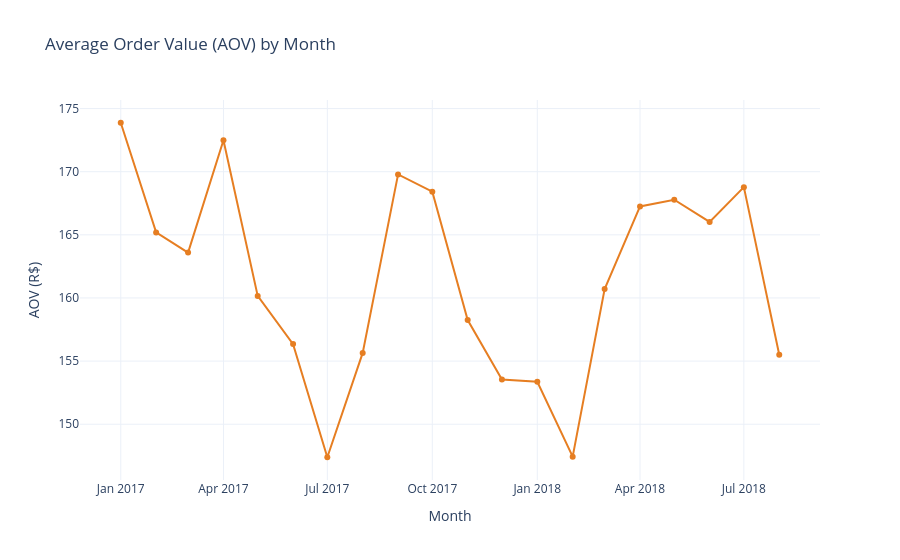
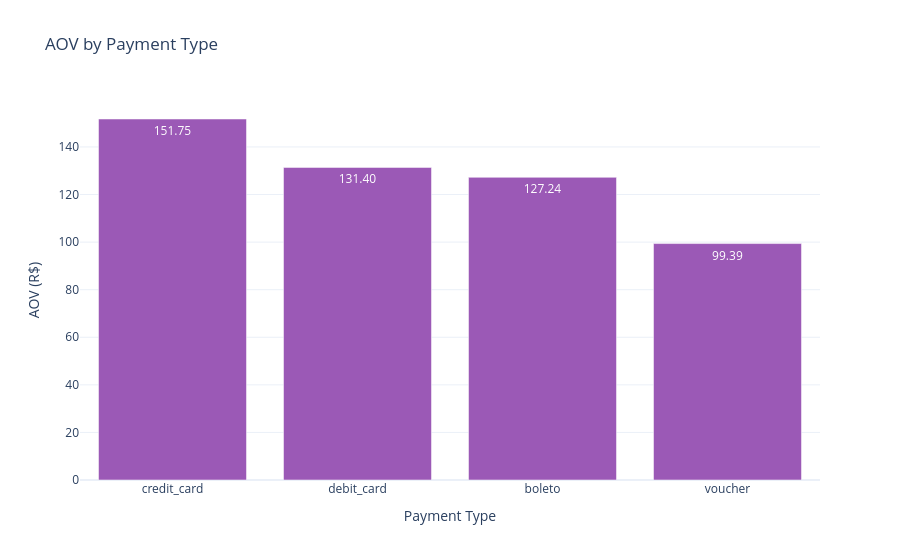

Notebook source saved alongside these figures, in order:
### Markdown cell above
## Metric 7 — Average Order Value (AOV) Trend

Line chart showing AOV by month, plus bar chart comparing AOV across payment types.

### Code cell
# AOV = total GMV / distinct orders (order-level metric)
aov_monthly = (
    df.groupby(["year", "month"])
    .apply(lambda g: pd.Series({
        "gmv": g["total_sale_amount"].sum(),
        "orders": g["order_id"].nunique(),
    }), include_groups=False)
    .reset_index()
)
aov_monthly["aov"] = aov_monthly["gmv"] / aov_monthly["orders"]
aov_monthly["period"] = aov_monthly["year"].astype(str) + "-" + aov_monthly["month"].astype(str).str.zfill(2)
aov_monthly = aov_monthly.sort_values("period")

fig1 = px.line(
    aov_monthly, x="period", y="aov",
    title="Average Order Value (AOV) by Month",
    labels={"aov": "AOV (R$)", "period": "Month"},
    template="plotly_white", markers=True,
)
fig1.update_traces(line_color="#e67e22")
fig1.show()

# AOV by payment type
aov_pay = (
    pay_orders.groupby("primary_payment_type")
    .agg(gmv=("total_sale_amount", "sum"), orders=("order_id", "nunique"))
    .reset_index()
)
aov_pay["aov"] = aov_pay["gmv"] / aov_pay["orders"]
aov_pay = aov_pay.sort_values("aov", ascending=False)

fig2 = px.bar(
    aov_pay, x="primary_payment_type", y="aov",
    title="AOV by Payment Type",
    labels={"aov": "AOV (R$)", "primary_payment_type": "Payment Type"},
    template="plotly_white", text_auto=".2f",
)
fig2.update_traces(marker_color="#9b59b6")
fig2.show()

overall_aov = df["total_sale_amount"].sum() / df["order_id"].nunique()
print(f"Overall AOV: R${overall_aov:,.2f}")

### Figure 1 — Plotly figure (JSON) as saved in the notebook; plotly's stock layout.template omitted (floating-point values rounded to 4 significant figures)
{"data": [{"hovertemplate": "Month=%{x}<br>AOV (R$)=%{y}<extra></extra>", "legendgroup": "", "line": {"color": "#e67e22", "dash": "solid"}, "marker": {"symbol": "circle"}, "mode": "lines+markers", "name": "", "orientation": "v", "showlegend": false, "type": "scatter", "x": ["2017-01", "2017-02", "2017-03", "2017-04", "2017-05", "2017-06", "2017-07", "2017-08", "2017-09", "2017-10", "2017-11", "2017-12", "2018-01", "2018-02", "2018-03", "2018-04", "2018-05", "2018-06", "2018-07", "2018-08"], "xaxis": "x", "y": [173.9, 165.2, 163.6, 172.5, 160.2, 156.3, 147.4, 155.6, 169.8, 168.4, 158.3, 153.5, 153.4, 147.4, 160.7, 167.2, 167.8, 166.0, 168.8, 155.5], "yaxis": "y"}], "layout": {"legend": {"tracegroupgap": 0}, "title": {"text": "Average Order Value (AOV) by Month"}, "xaxis": {"anchor": "y", "domain": [0, 1], "title": {"text": "Month"}}, "yaxis": {"anchor": "x", "domain": [0, 1], "title": {"text": "AOV (R$)"}}}}

### Figure 2 — Plotly figure (JSON) as saved in the notebook; plotly's stock layout.template omitted (floating-point values rounded to 4 significant figures)
{"data": [{"hovertemplate": "Payment Type=%{x}<br>AOV (R$)=%{y}<extra></extra>", "legendgroup": "", "marker": {"color": "#9b59b6", "pattern": {"shape": ""}}, "name": "", "orientation": "v", "showlegend": false, "textposition": "auto", "texttemplate": "%{y:.2f}", "type": "bar", "x": ["credit_card", "debit_card", "boleto", "voucher"], "xaxis": "x", "y": [151.8, 131.4, 127.2, 99.39], "yaxis": "y"}], "layout": {"barmode": "relative", "legend": {"tracegroupgap": 0}, "title": {"text": "AOV by Payment Type"}, "xaxis": {"anchor": "y", "domain": [0, 1], "title": {"text": "Payment Type"}}, "yaxis": {"anchor": "x", "domain": [0, 1], "title": {"text": "AOV (R$)"}}}}
